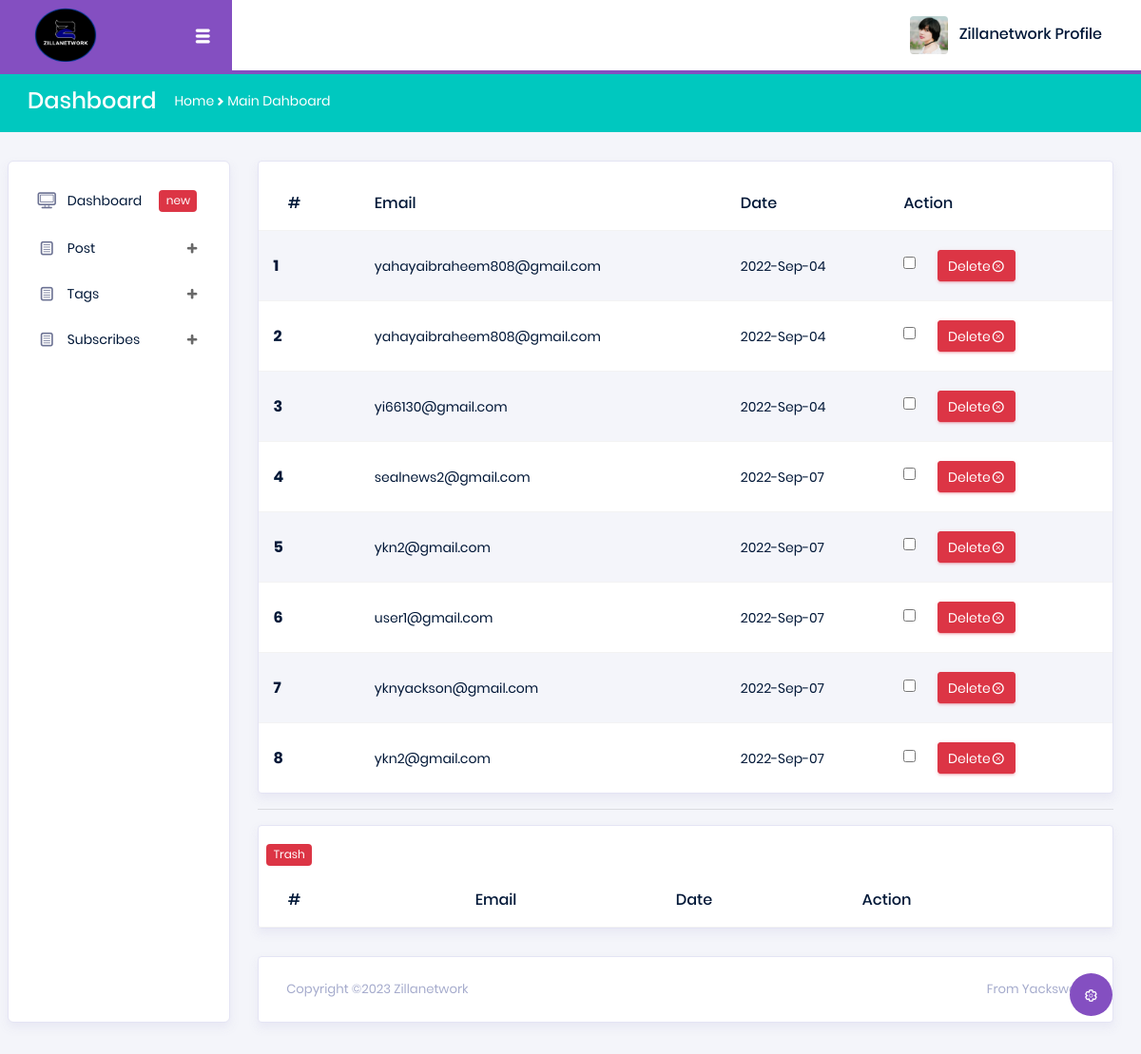
The app's page /admin/subscribelist.php (signed in) with its own data.
### tables this page shows
CREATE TABLE `subscribe` (
  `id` int(11) NOT NULL,
  `Email` varchar(225) NOT NULL,
  `Dates` timestamp NOT NULL DEFAULT current_timestamp(),
  `Active` int(11) NOT NULL
);

### admin/subscribelist.php (the view, shortened to what this page needs)
<?php
include('includes/config.php');
if(strlen($_SESSION['login'])==0)
  {
header('location:index.php');
}
else{
?>
<!DOCTYPE html>
<html lang="en">
<head>
  <link rel="stylesheet" href="vendors/typicons/typicons.css">
  <link rel="stylesheet" href="vendors/css/vendor.bundle.base.css">
  <link rel="stylesheet" href="css/vertical-layout-light/style.css">
</head>
<body>
  <div class="container-scroller">
      <?php include('includes/header.php') ;?>
    <nav class="navbar-breadcrumb col-xl-12 col-12 d-flex flex-row p-0">
      <div class="navbar-menu-wrapper d-flex align-items-center justify-content-end">
        <ul class="navbar-nav mr-lg-2">
          <li class="nav-item ml-0">
            <h4 class="mb-0">Dashboard</h4>
          </li>
          <li class="nav-item">
            <div class="d-flex align-items-baseline">
              <p class="mb-0">Home</p>
              <i class="typcn typcn-chevron-right"></i>
              <p class="mb-0">Main Dahboard</p>
            </div>
          </li>
        </ul>
      </div>
    </nav>
    <div class="container-fluid page-body-wrapper">
      <div class="theme-setting-wrapper">
        <div id="settings-trigger"><i class="typcn typcn-cog-outline"></i></div>
      </div>
      <?php include('includes/sidebar.php'); ?>
      <div class="main-panel">
        <div class="content-wrapper">
          <div class="row">
            <div class="col-md-12">
              <div class="card">
                <div class="table-responsive pt-3">
                  <table class="table table-striped project-orders-table">
                    <thead>
                      <tr>
                            <th>#</th>
                            <th>Email</th>
                            <th>Date</th>
                            <th>Action</th>
                      </tr>
                    </thead>
                    <tbody>
                      <?php
$query=mysqli_query($con,"SELECT * FROM  subscribe WHERE Active=1");
$cnt=1;
while($row=mysqli_fetch_array($query))
{
?>
                   <tr>
                  <th scope="row"><?php echo htmlentities($cnt);?></th>
                  <td><?php echo htmlentities($row['Email']);?></td>
                  <td><?php $t= strtotime($row['Dates']); echo date('Y-M-d', $t);?></td>
                  <td><input type="checkbox" class="checkbox btn-sm btn-icon-text mr-3">
                    &nbsp;<a href="subscribelist.php?rid=<?php echo htmlentities($row['id']);?>&&action=del"><button type="button" class="btn btn-danger btn-sm btn-icon-text">Delete<i class="typcn typcn-delete-outline btn-icon-append"></i></button></a> </td>
                  </tr>
                  <?php
                  $cnt++;
                   } ?>
                    </tbody>
                  </table>
                </div>
              </div>
            </div>
          </div>
          <hr>
  <div class="row">
            <div class="col-md-12">
              <div class="card">
                <div class="table-responsive pt-3">
                   <h6 class="badge badge-danger text-white ml-2">Trash</h6>
                  <table class="table table-striped project-orders-table">
                    <thead>
                      <tr>
                            <th>#</th>
                            <th>Email</th>
                            <th>Date</th>
                            <th>Action</th>
                      </tr>
                    </thead>
                  </table>
                </div>
              </div>
            </div>
          </div>
        </div>
      <?php include('includes/footer.php'); ?>
      </div>
    </div>
  </div>
</body>
</html>
<?php }?>

### records on screen
subscribe: Email "yahayaibraheem808@gmail.com", Dates "2022-Sep-04"
subscribe: Email "yahayaibraheem808@gmail.com", Dates "2022-Sep-04"
subscribe: Email "yi66130@gmail.com", Dates "2022-Sep-04"
subscribe: Email "sealnews2@gmail.com", Dates "2022-Sep-07"
subscribe: Email "ykn2@gmail.com", Dates "2022-Sep-07"
subscribe: Email "user1@gmail.com", Dates "2022-Sep-07"
subscribe: Email "yknyackson@gmail.com", Dates "2022-Sep-07"
subscribe: Email "ykn2@gmail.com", Dates "2022-Sep-07"
